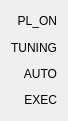
   <widget class="QWidget" name="verticalLayoutWidget_5">
    <property name="geometry">
     <rect>
      <x>1634</x>
      <y>380</y>
      <width>61</width>
      <height>121</height>
     </rect>
    </property>
    <layout class="QVBoxLayout" name="verticalLayout_7">
     <item>
      <widget class="QLabel" name="label_13">
       <property name="text">
        <string>PL_ON</string>
       </property>
       <property name="alignment">
        <set>Qt::AlignRight|Qt::AlignTrailing|Qt::AlignVCenter</set>
       </property>
      </widget>
     </item>
     <item>
      <widget class="QLabel" name="label_14">
       <property name="text">
        <string>TUNING</string>
       </property>
       <property name="alignment">
        <set>Qt::AlignRight|Qt::AlignTrailing|Qt::AlignVCenter</set>
       </property>
      </widget>
     </item>
     <item>
      <widget class="QLabel" name="label_15">
       <property name="layoutDirection">
        <enum>Qt::LeftToRight</enum>
       </property>
       <property name="text">
        <string>AUTO</string>
       </property>
       <property name="alignment">
        <set>Qt::AlignRight|Qt::AlignTrailing|Qt::AlignVCenter</set>
       </property>
      </widget>
     </item>
     <item>
      <widget class="QLabel" name="label_16">
       <property name="text">
        <string>EXEC</string>
       </property>
       <property name="alignment">
        <set>Qt::AlignRight|Qt::AlignTrailing|Qt::AlignVCenter</set>
       </property>
      </widget>
     </item>
    </layout>
   </widget>
